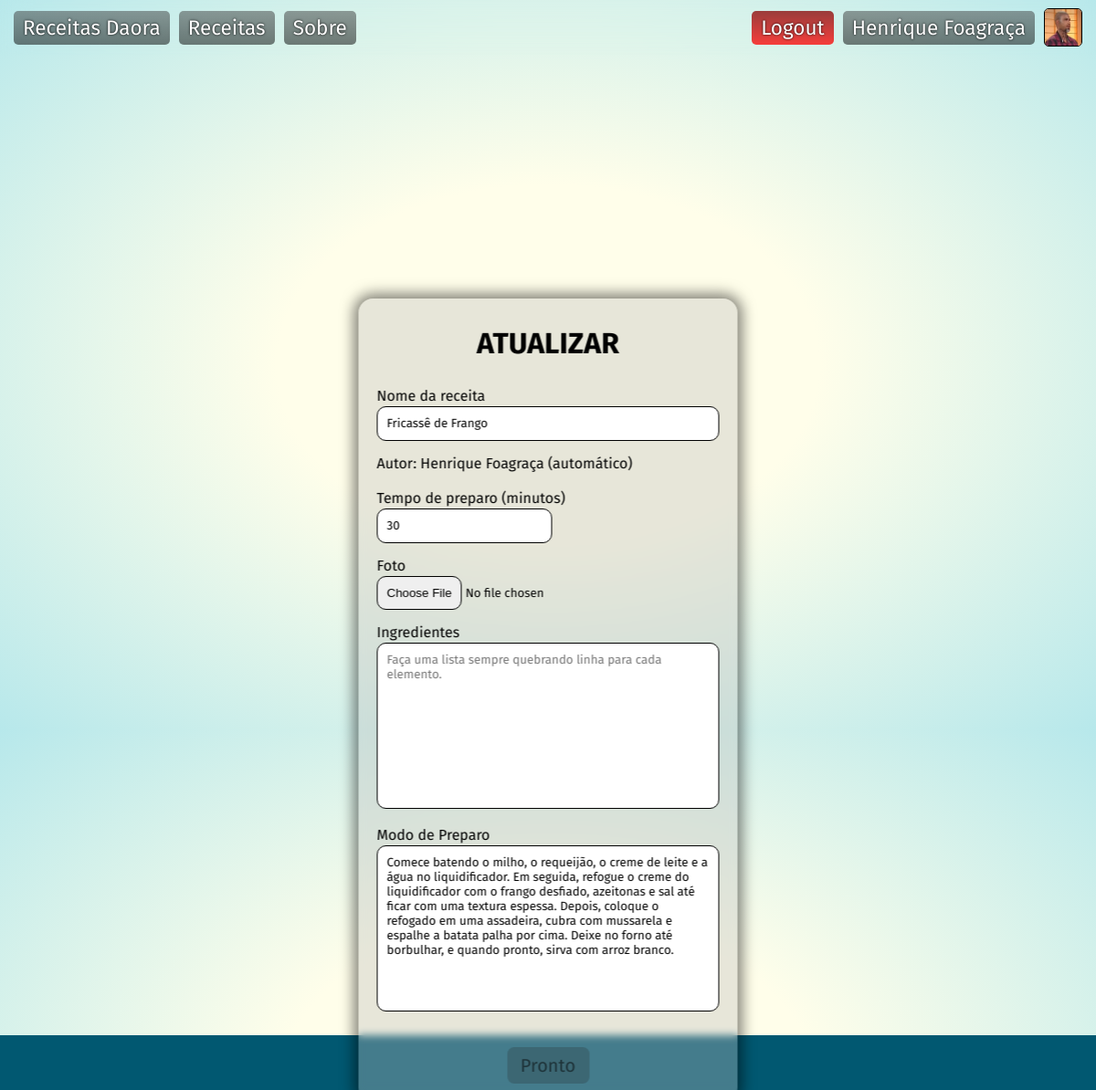
Page /php/home/recipeMan.php?id=1 (signed in) on the committed database.
### tables this page shows
CREATE TABLE IF NOT EXISTS `bancoreceita` (
  `idReceita` int(11) NOT NULL AUTO_INCREMENT,
  `nome` text NOT NULL,
  `autor` int(11) NOT NULL,
  `ingredientes` text NOT NULL,
  `modoPreparo` text NOT NULL,
  `tempoPreparo` int(11) NOT NULL,
  `foto` varchar(255) DEFAULT 'vazio.jpg',
  PRIMARY KEY (`idReceita`),
  KEY `fk_bancoReceita_bancoUsuario_idx` (`autor`),
  CONSTRAINT `fk_bancoReceita_bancoUsuario` FOREIGN KEY (`autor`) REFERENCES `bancousuario` (`idUsuario`) ON DELETE NO ACTION ON UPDATE NO ACTION
);

### php/database/query/querySingle.php (called while the page is built, shortened)
<?php
    require_once "../database/connection.php";
    if(isset($_GET['id'])) {
        $id = $_GET['id'];
        $sql = "SELECT idReceita, nome, usuario, ingredientes, tempoPreparo, modoPreparo, bancoreceita.foto
        FROM bancoreceita INNER JOIN bancousuario ON bancoreceita.autor = bancousuario.idUsuario WHERE idReceita = ? ";
        $command = $connect->prepare($sql);
        $command->bind_param("i", $id);
        $command->execute();
        $result = $command->get_result();
        $receita = $result->fetch_assoc();
        $resmodp = $receita['modoPreparo'];
    }

### php/home/recipeMan.php (the view, shortened to what this page needs)
<?php
    include "../template/pageHead.php";
    require "../database/query/querySingle.php";
?>
<!DOCTYPE html>
<html lang="en">
<head>
    <link rel="stylesheet" type="text/css" href="../../css/main.css">
    <link rel="stylesheet" type="text/css" href="../../css/form.css">
    <link rel="stylesheet" type="text/css" href="../../css/glass.css">
</head>
<body>
<div class='main'>
<div class='mainglass' style='margin-top: 170px;'>
    <form action='<?php echo isset($receita) ? "../database/query/queryUpdate.php" : "../database/query/queryAdd.php"; ?>'
    method="post" enctype="multipart/form-data">
        <h1 style='text-align: center;'>
            <?php echo isset($receita) ?
            'ATUALIZAR' : 'INSERIR'; ?></h1><br>
        <label for="nome">Nome da receita</label>
        <input type="text" name='nome' id='nome' placeholder='Nome da receita'
        oninput='checkform()' value='<?php echo $receita['nome'] ?? ''; ?>'><br>
        <label for="autor">Autor: <?= $_SESSION['user']; ?> (automático)</label><br><br>
        <label for="tempo">Tempo de preparo (minutos)</label>
        <input type="number" name='tempo' id='tempo'
        oninput='checkform()' value='<?php echo $receita['tempoPreparo'] ?? ''; ?>'><br>
        <label for="photo">Foto</label>
        <br><input type="file" name='photo' id='photo' oninput='checkform()'><br>
        <label for="ingredi">Ingredientes</label><br>
        <textarea name="ingredientes" id="ingredientes" cols="30" rows="10"  oninput='checkform()'
        placeholder='Faça uma lista sempre quebrando linha para cada elemento.'><?php echo isset($resingre) ? htmlspecialchars($resingre) : ""; ?></textarea>
        <label for="modpre">Modo de Preparo</label><br>
        <textarea name="modpre" id="modpre" cols="30" rows="10"  oninput='checkform()'
        placeholder='Explique o mais detalhadamente possível de como executar a receita'
        ><?php echo isset($resmodp) ? htmlspecialchars($resmodp) : '' ; ?></textarea>
        <button type="submit" id='cadastro' class='btnlogin btndisabled' disabled>Pronto</button>
    </form>
</div>
</div>
<?php include "../template/waves.php"; ?>

### css/topbar.css (style rules this page uses)
* { transition: ease all 100ms; }
body { margin: 0 !important; }

### css/main.css (style rules this page uses)
body { overflow-y: scroll !important; }
.main { padding: 17.5px; margin-top: 60px !important; }
h1 { margin-block-start: 10px; margin-block-end: 10px; }

### css/form.css (style rules this page uses)
.btnlogin { border: 1px solid black; width: 90px; height: 40px; border-radius: 7.5px; position: relative; left: 50%; transform: translate(-50%); font-size: 20px; margin-top: 20px; }
.btnlogin:disabled { background-color: #2525253b; color: rgba(0, 0, 0, 0.5); border: 0; }
input[type=text], input[type=email], input[type=password], input[type=file]::file-selector-button, textarea, input[type=number] { padding: 10px; border: 1px solid black; border-radius: 10px; margin-top: 2px; margin-bottom: 15px; width: 100%; box-sizing: border-box; resize: none; }
input[type=number] { width: fit-content !important; }

### css/glass.css (style rules this page uses)
.mainglass { backdrop-filter: blur(4.1px); background: rgba(189, 189, 189, 0.36); border-radius: 16px; box-shadow: 0 0 15px 5px rgba(0, 0, 0, 0.5); width: 375px; z-index: 50; position: absolute; top: 50%; left: 50%; transform: translate(-50%, -50%); padding: 20px; }

### css/waves.css (style rules this page uses)
html, body { height: 100%; }
body { background: radial-gradient(ellipse at center, #fffeea 0%, #fffeea 35%, #b7e8eb 100%); overflow: hidden; }

### php/template/pageHead.php (style rules this page uses)
* { font-family: 'Fira Sans', sans-serif; }

### rows in the picture
bancoreceita: nome "Fricassê de Frango", tempo "30", modpre "Comece batendo o milho, o requeijão, o creme de leite e a água no liquidificador. Em seguida, refogue o creme do liquidificador com o frango desfiado, azeitonas e sal até ficar com uma textura espessa. Depois, coloque o refogado em uma assadeira, cubra com mussarela e espalhe a batata palha por cima. Deixe no forno até borbulhar, e quando pronto, sirva com arroz branco."

### other values in the picture
$_SESSION['user'] "Henrique Foagraça"
